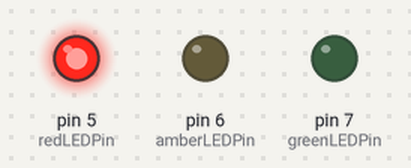
The sketch below on a simulated Arduino Uno, built with avr-gcc and run on an emulated ATmega328P. Parts: output pins drawn as LEDs (lit = HIGH).

Above: at 0.1 s.
At 2.1 s:
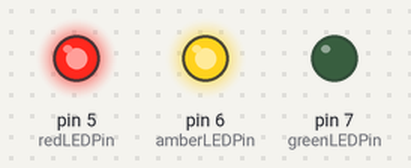
At 9.1 s:
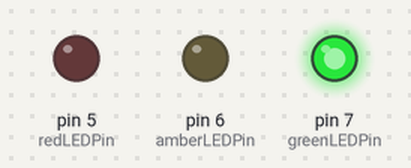
At 17.1 s:
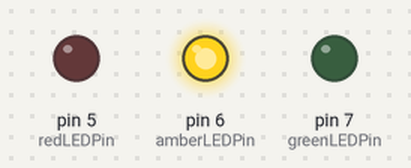
At 24.1 s:
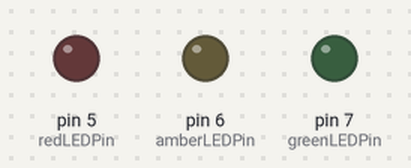
Timing chart, 0 to 25.6 s (numbered marks = the images above):
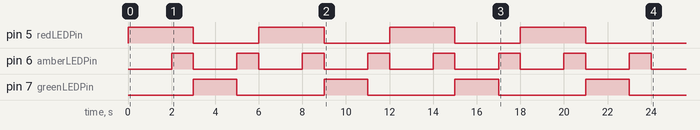

The sketch:

bugFix.ino
```cpp
#include "./TrafficLight.h"


const int redLEDPin = 5;
const int amberLEDPin = 6;
const int greenLEDPin = 7;


TrafficLight trafficLight = TrafficLight();

void setup() {

  trafficLight.assignPins(redLEDPin, amberLEDPin, greenLEDPin);

  trafficLight.cycle(4);

  trafficLight.allOff();

}

void loop() {


}
```

LED.cpp
```cpp
// LED.cpp

#include "LED.h"


int myPin;


LED::LED(){

}

void LED::assignPin(int pin){

  myPin = pin;

  pinMode(myPin, OUTPUT);


}


void LED::on(){
  digitalWrite(myPin,HIGH);

}

void LED::off(){
  digitalWrite(myPin,LOW);

}


void LED::flash(){

  int i;

  for ( i = 0; i < 4; i++ ){

    on();
    delay(100);
    off();
    delay(100);

  }


}
```

LED.h
```cpp
// LED.h

#ifndef LED_h
#define LED_h
#include "Arduino.h"


class LED{
    public:
      LED::LED();
      void LED::assignPin(int value);
      void set(int value);
      void on();
      void off();
      void LED::flash();


    private:
      int myPin;


};

#endif
```

TrafficLight.cpp
```cpp
// TrafficLightcpp

#include "TrafficLight.h"


int myRedPin;
int myAmberPin;
int myGreenPin;


LED redLED = LED();
LED amberLED = LED();
LED greenLED = LED();


TrafficLight::TrafficLight(){

}

void TrafficLight::assignPins(int redPin, int amberPin, int greenPin){

  myRedPin = redPin ;
  myAmberPin = amberPin;
  myGreenPin = greenPin;

  redLED.assignPin(myRedPin);
  amberLED.assignPin(myAmberPin);
  greenLED.assignPin(myGreenPin);

}

void TrafficLight::red(){

  redLED.on();
  amberLED.off();
  greenLED.off();

}

void TrafficLight::redAmber(){

  redLED.on();
  amberLED.on();
  greenLED.off();

}

void TrafficLight::green(){

  redLED.off();
  amberLED.off();
  greenLED.on();

}

void TrafficLight::amber(){

  redLED.off();
  amberLED.on();
  greenLED.off();

}


void TrafficLight::cycle( int n ){

  int i;

  for ( i = 0; i < n ; i++ ){

    red();
    delay(2000);

    redAmber();
    delay(1000);

    green();
    delay(2000);

    amber();
    delay(1000);

  }


}


    void TrafficLight::allOff(){

        redLED.off();
        amberLED.off();
        greenLED.off();


    }
      void TrafficLight::allOn(){

        redLED.on();
        amberLED.on();
        greenLED.on();


      }
```

TrafficLight.h
```cpp
// TrafficLight.h

#ifndef TrafficLight_h
#define TrafficLight_h
#include "Arduino.h"
#include "./LED.h"


class TrafficLight{
    public:
      TrafficLight::TrafficLight();
      void TrafficLight::assignPins(int redPin, int amberPin, int greenPin);
      void TrafficLight::red();
      void TrafficLight::redAmber();
      void TrafficLight::green();
      void TrafficLight::amber();
      void TrafficLight::cycle(int n);
      void TrafficLight::allOff();
      void TrafficLight::allOn();


    private:
      int myRedPin;
      int myAmberPin;
      int myGreenPin;
      LED redLED;
      LED amberLED;
      LED greenLED;


};

#endif
```
